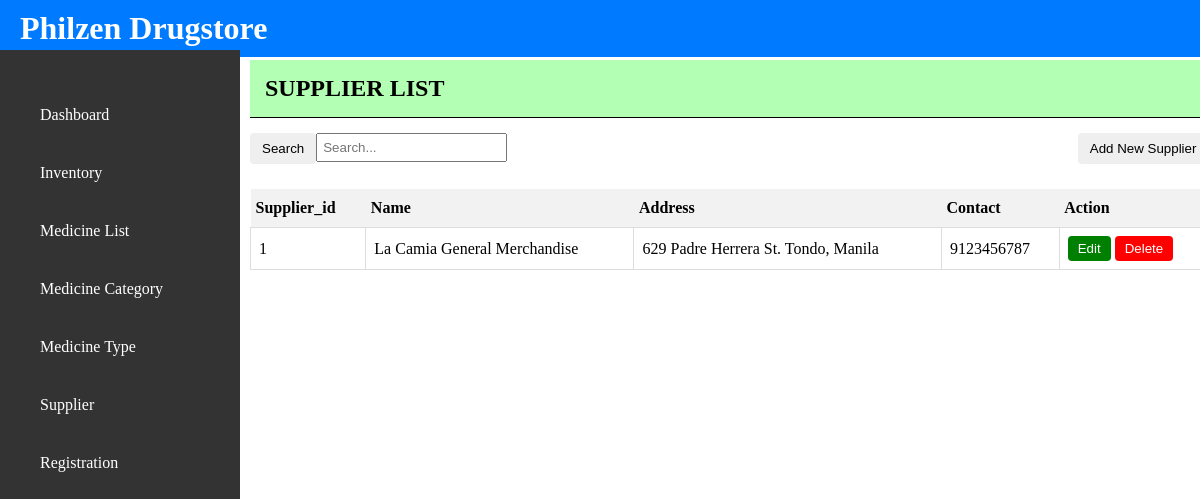
The app's page /admin/med_supplier.php with its own data.
### tables this page shows
CREATE TABLE `med_supplier` (
  `supplier_id` bigint(200) NOT NULL,
  `supplier_name` varchar(200) NOT NULL,
  `address` varchar(200) NOT NULL,
  `contact` bigint(200) NOT NULL
);

### admin/med_supplier.php (the view, shortened to what this page needs)
<?php
include('connection.php');
include ('header.php');
    include ('sidebar.php');
?>
<!DOCTYPE html>
<html>
<head>
</head>
<body>
    <?php
        $query = "SELECT * FROM med_supplier";
        $result = $conn->query($query);
    ?>
<div class="form-center">
         <h2 class="user_list">SUPPLIER LIST</h2>
        <div class="search-container;">
            <button id="search-button" style="float:left; ">Search</button>
            <input type="text" id="search" placeholder="Search..." style="float:left; padding: 5px;">
        </div>
         <button id="register-button" style="float: right;" onclick="openModal()">Add New Supplier</button>
<br>
<br>
<table class="registered_table">
    <tr class="registered_tr">
        <th>Supplier_id</th>
        <th>Name</th>
        <th>Address</th>
        <th>Contact</th>
        <th>Action</th>
    </tr>
    <?php
    while ($row = $result->fetch_assoc()) {
        echo '<tr>';
        echo '<td>' . $row['supplier_id'] . '</td>';
        echo '<td>' . $row['supplier_name'] . '</td>';
        echo '<td>' . $row['address'] . '</td>';
        echo '<td>' . $row['contact'] . '</td>';
        echo '<td>';
        echo '<button style="background-color: green; color: white; padding: 5px 10px;">Edit</button>';
        echo '<button style="background-color: red; color: white; padding: 5px 10px;">Delete</button>';
        echo '</td>';
        echo '</tr>';
    }
    ?>
</table>
<br>
<br>
</div>
</body>
</html>

### admin/header.php (style rules this page uses)
body { margin: 0; padding: 0; position: fixed; }

### admin/sidebar.php (style rules this page uses)
body { margin: 0; padding: 0; position: fixed; height: auto; width: 81.5%; }

### admin/med_supplier.php (style rules this page uses)
.form-center { margin-top: 5%; }
th { padding: 10px; text-align: left; margin-left: 10px; }
table.registered_table { width: 100%; border-collapse: collapse; margin-top: 20px; margin-left: auto ; margin-right: auto; }
td { border: 1px solid #ddd; padding: 8px; text-align: left; }
th { background-color: #f2f2f2; padding-left: 5px; }
button { cursor: pointer; padding: 8px 12px; border: none; border-radius: 4px; }
h2.user_list { background-color: #b3ffb3; width: 100%; margin: 0; padding: 15px; margin-bottom: 15px; border-bottom: 1px solid black; }
.form-center { margin-top: 60px; margin-left: 250px; width: 98%; }

### records on screen
med_supplier: supplier_id "1", supplier_name "La Camia General Merchandise", address "629 Padre Herrera St. Tondo, Manila", contact "9123456787"
